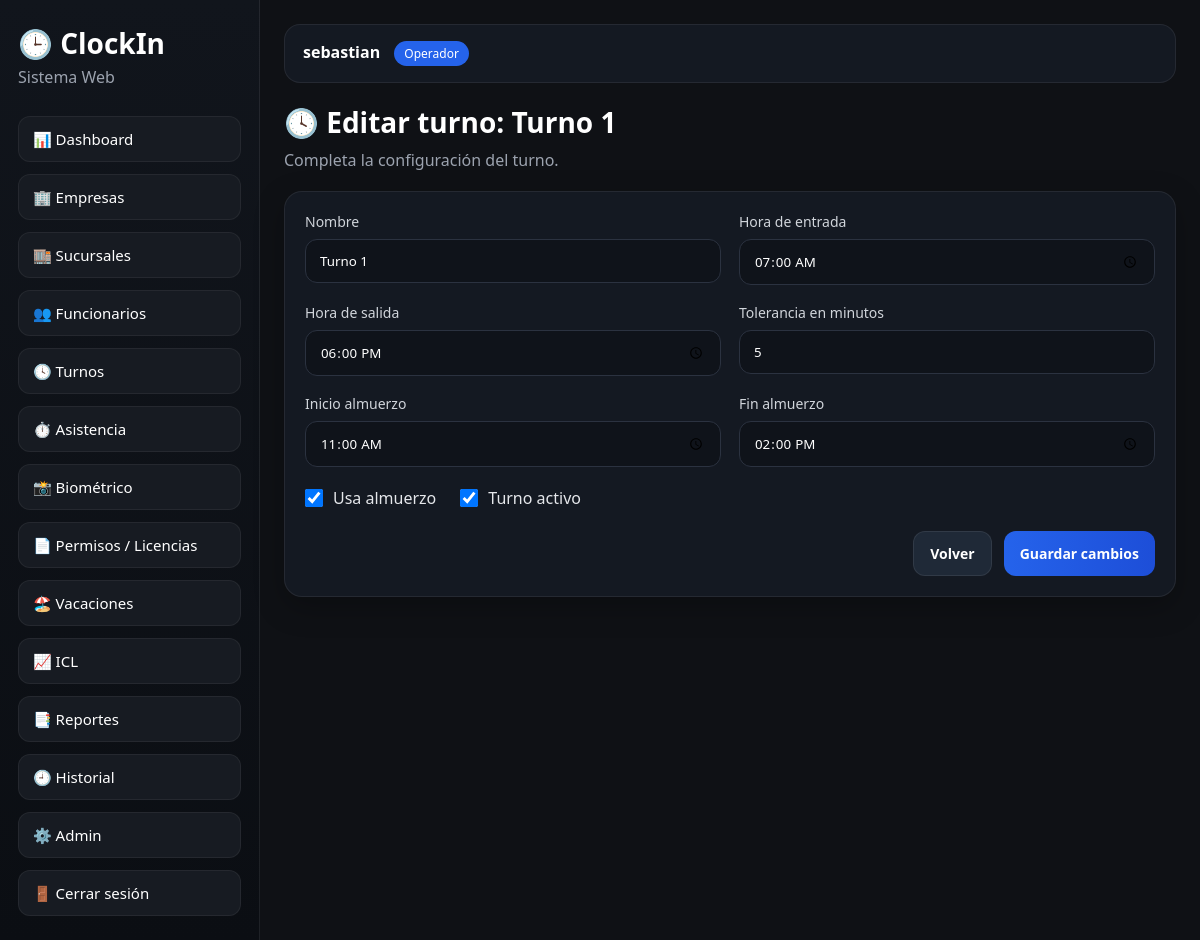
The page /turnos/1/editar/ (signed in) on the database its author committed.
### usuarios/models.py (models this page shows, shortened)
class Usuario(AbstractUser):
    class Roles(models.TextChoices):
        ADMIN = "admin", "Administrador"
        RRHH = "rrhh", "RRHH"
        SUPERVISOR = "supervisor", "Supervisor"
        OPERADOR = "operador", "Operador"
        FUNCIONARIO = "funcionario", "Funcionario"
    rol = models.CharField(
        max_length=20,
        choices=Roles.choices,
        default=Roles.OPERADOR
    )
    telefono = models.CharField(max_length=30, blank=True, null=True)
    activo = models.BooleanField(default=True)

### core/models.py (models this page shows, shortened)
class Turno(models.Model):
    nombre = models.CharField(max_length=100, unique=True)
    hora_entrada = models.TimeField()
    hora_salida = models.TimeField()
    usa_almuerzo = models.BooleanField(default=False)
    hora_inicio_almuerzo = models.TimeField(null=True, blank=True)
    hora_fin_almuerzo = models.TimeField(null=True, blank=True)
    tolerancia_minutos = models.PositiveIntegerField(default=1)
    activo = models.BooleanField(default=True)
    creado_en = models.DateTimeField(auto_now_add=True)
    actualizado_en = models.DateTimeField(auto_now=True)
    class Meta:
        ordering = ["nombre"]

### core/views.py (the view)
# urls.py: path("turnos/<int:pk>/editar/", turno_editar, name="turno_editar"),
@login_required
def turno_editar(request, pk):
    turno = get_object_or_404(Turno, pk=pk)
    if request.method == "POST":
        form = TurnoForm(request.POST, instance=turno)
        if form.is_valid():
            form.save()
            registrar_historial(
                request,
                "Turnos",
                "Editar",
                f"Se editó el turno {turno.nombre}."
            )
            messages.success(request, "Turno actualizado correctamente.")
            return redirect("turnos_lista")
    else:
        form = TurnoForm(instance=turno)
    return render(request, "core/turno_form.html", {
        "form": form,
        "titulo_form": f"Editar turno: {turno.nombre}",
        "boton_texto": "Guardar cambios",
        "turno": turno,
    })

### templates/core/turno_form.html (shortened to what this page needs)
{% extends "base.html" %}
{% block content %}
<div class="page-header">
    <h2>🕓 {{ titulo_form }}</h2>
    <p>Completa la configuración del turno.</p>
</div>
<div class="card form-card">
    <form method="post">
        <div class="form-grid">
            <div class="form-field">
                <label for="{{ form.nombre.id_for_label }}">Nombre</label>
                {{ form.nombre }}
            </div>
            <div class="form-field">
                <label for="{{ form.hora_entrada.id_for_label }}">Hora de entrada</label>
                {{ form.hora_entrada }}
            </div>
            <div class="form-field">
                <label for="{{ form.hora_salida.id_for_label }}">Hora de salida</label>
                {{ form.hora_salida }}
            </div>
            <div class="form-field">
                <label for="{{ form.tolerancia_minutos.id_for_label }}">Tolerancia en minutos</label>
                {{ form.tolerancia_minutos }}
            </div>
            <div class="form-field">
                <label for="{{ form.hora_inicio_almuerzo.id_for_label }}">Inicio almuerzo</label>
                {{ form.hora_inicio_almuerzo }}
            </div>
            <div class="form-field">
                <label for="{{ form.hora_fin_almuerzo.id_for_label }}">Fin almuerzo</label>
                {{ form.hora_fin_almuerzo }}
            </div>
        </div>
        <div class="checks-row">
            <label class="check-item">
                {{ form.usa_almuerzo }} <span>Usa almuerzo</span>
            </label>
            <label class="check-item">
                {{ form.activo }} <span>Turno activo</span>
            </label>
        </div>
        <div class="form-actions">
            <a href="{% url 'turnos_lista' %}" class="btn-secondary">Volver</a>
            <button type="submit" class="btn-primary btn-link">{{ boton_texto }}</button>
        </div>
    </form>
</div>
{% endblock %}

### templates/base.html (shortened to what this page needs)
<!DOCTYPE html>
<html lang="es">
<head>
    <link rel="stylesheet" href="/static/css/styles.css">
</head>
<body>
<div class="layout">
    <aside class="sidebar" id="sidebar">
        <div class="brand">
            <h1>🕒 ClockIn</h1>
            <p>Sistema Web</p>
        </div>
        {% if request.user.is_authenticated %}
        <nav class="menu">
            <a href="{% url 'dashboard' %}">📊 Dashboard</a>
            <a href="{% url 'empresas_lista' %}">🏢 Empresas</a>
            <a href="{% url 'sucursales_lista' %}">🏬 Sucursales</a>
            <a href="{% url 'funcionarios_lista' %}">👥 Funcionarios</a>
            <a href="{% url 'turnos_lista' %}">🕓 Turnos</a>
            <a href="{% url 'asistencia_marcar' %}">⏱️ Asistencia</a>
            <a href="{% url 'biometrico_inicio' %}">📸 Biométrico</a>
            <a href="{% url 'permisos_lista' %}">📄 Permisos / Licencias</a>
            <a href="{% url 'vacaciones_lista' %}">🏖️ Vacaciones</a>
            <a href="{% url 'icl_lista' %}">📈 ICL</a>
            <a href="{% url 'reportes' %}">📑 Reportes</a>
            <a href="{% url 'historial_lista' %}">🕘 Historial</a>
            <a href="/admin/">⚙️ Admin</a>
            <form method="post" action="{% url 'logout' %}">
                <button type="submit" class="logout-btn">🚪 Cerrar sesión</button>
            </form>
        </nav>
        {% endif %}
    </aside>
    <main class="content">
        <header class="topbar">
            {% if request.user.is_authenticated %}
                <div>
                    <strong>{{ request.user.get_full_name|default:request.user.username }}</strong>
                    <span class="role-badge">{{ request.user.get_rol_display }}</span>
                </div>
            {% endif %}
        </header>
        <section class="page">
            {% block content %}{% endblock %}
        </section>
    </main>
</div>
</body>
</html>

### static/css/styles.css (style rules this page uses)
* { box-sizing: border-box; margin: 0; padding: 0; font-family: "Segoe UI", Arial, sans-serif; }
body { background: #0f1115; color: #ffffff; }
.layout { display: flex; min-height: 100vh; }
.sidebar { width: 260px; background: linear-gradient(180deg, #11151c 0%, #0b0e13 100%); border-right: 1px solid rgba(255,255,255,0.08); padding: 24px 18px; }
.brand h1 { font-size: 28px; margin-bottom: 4px; }
.brand p { color: #9ca3af; margin-bottom: 28px; }
.menu { display: flex; flex-direction: column; gap: 12px; }
.menu a, .logout-btn { text-decoration: none; color: #ffffff; background: #171b22; padding: 12px 14px; border-radius: 12px; border: 1px solid rgba(255,255,255,0.06); transition: 0.2s ease; display: block; width: 100%; text-align: left; cursor: pointer; font-size: 15px; }
.content { flex: 1; padding: 24px; }
.topbar { background: #141922; border: 1px solid rgba(255,255,255,0.07); border-radius: 16px; padding: 16px 18px; margin-bottom: 20px; display: flex; justify-content: space-between; align-items: center; }
.role-badge { display: inline-block; margin-left: 10px; background: #2563eb; color: white; padding: 4px 10px; border-radius: 999px; font-size: 12px; }
.page-header { margin-bottom: 20px; }
.page-header h2 { font-size: 28px; margin-bottom: 8px; }
.page-header p { color: #9ca3af; }
.card { background: #141922; border: 1px solid rgba(255,255,255,0.07); border-radius: 18px; padding: 20px; box-shadow: 0 10px 30px rgba(0,0,0,0.25); }
.form-group label, .form-field label { display: block; margin-bottom: 8px; font-size: 14px; color: #d1d5db; }
.form-group input, .form-control, .form-field input, .form-field select, .form-field textarea { width: 100%; padding: 12px 14px; border-radius: 12px; border: 1px solid #2b3240; background: #0f131a; color: white; outline: none; }
.btn-primary, .btn-secondary, .btn-table, .btn-link { display: inline-block; padding: 12px 16px; border: none; border-radius: 12px; text-decoration: none; cursor: pointer; font-size: 14px; font-weight: 600; }
.btn-primary, .btn-link { background: linear-gradient(90deg, #2563eb, #1d4ed8); color: white; }
.btn-secondary { background: #1f2937; color: white; border: 1px solid rgba(255,255,255,0.08); }
.form-card { max-width: 1100px; }
.form-grid { display: grid; grid-template-columns: repeat(2, minmax(240px, 1fr)); gap: 18px; }
.checks-row { display: flex; gap: 24px; margin-top: 20px; margin-bottom: 22px; flex-wrap: wrap; }
.check-item { display: flex; align-items: center; gap: 10px; color: #e5e7eb; }
.form-check-input { width: 18px; height: 18px; }
.form-actions { display: flex; gap: 12px; justify-content: flex-end; margin-top: 10px; flex-wrap: wrap; }
.sidebar { transition: all 0.3s ease; }

### rows shown on the page
Usuario: user.get_full_name "sebastian", user.rol "Operador"
Turno: nombre "Turno 1", hora_entrada "07:00:00", hora_salida "18:00:00", tolerancia_minutos "5", hora_inicio_almuerzo "11:00:00", hora_fin_almuerzo "14:00:00", usa_almuerzo "☑", activo "☑"

### other values the page prints
{{ titulo_form }} "Editar turno: Turno 1"
{{ boton_texto }} "Guardar cambios"
